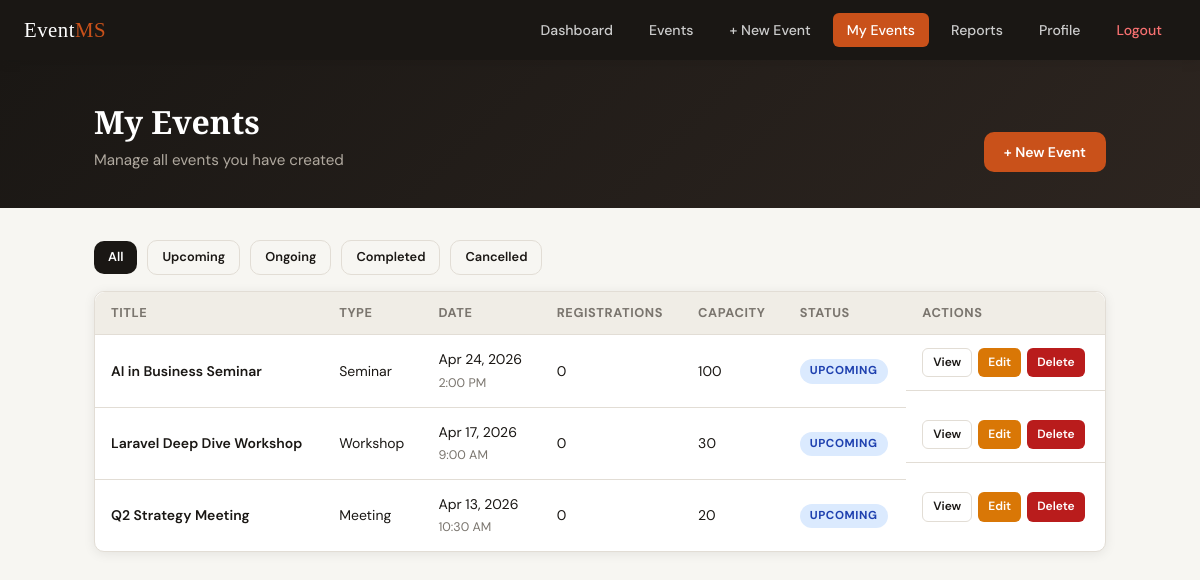
/my_events.php (signed in), run on the app's committed database.
### tables this page shows
CREATE TABLE `events` (
  `id`          INT(11)      NOT NULL AUTO_INCREMENT,
  `organizer_id` INT(11)     NOT NULL,
  `title`       VARCHAR(160) NOT NULL,
  `type`        ENUM('seminar','workshop','meeting','conference','webinar','other') NOT NULL DEFAULT 'seminar',
  `description` TEXT         DEFAULT NULL,
  `location`    VARCHAR(255) DEFAULT NULL,
  `event_date`  DATE         NOT NULL,
  `event_time`  TIME         NOT NULL,
  `capacity`    INT(6)       NOT NULL DEFAULT 50,
  `status`      ENUM('upcoming','ongoing','completed','cancelled') NOT NULL DEFAULT 'upcoming',
  `created_at`  TIMESTAMP    NOT NULL DEFAULT CURRENT_TIMESTAMP,
  PRIMARY KEY (`id`),
  KEY `fk_events_organizer` (`organizer_id`),
  CONSTRAINT `fk_events_organizer` FOREIGN KEY (`organizer_id`) REFERENCES `users` (`id`) ON DELETE CASCADE
);

### my_events.php (the view, shortened to what this page needs)
<?php
require_once 'db.php';
$uid    = current_user_id();
$filter = $_GET['status'] ?? '';
$where  = ['e.organizer_id = ?'];
$params = [$uid];
$stmt = $conn->prepare("
    SELECT e.*,
      (SELECT COUNT(*) FROM registrations r WHERE r.event_id=e.id AND r.status='registered') AS reg_count
    FROM events e
    WHERE " . implode(' AND ', $where) . "
    ORDER BY e.event_date DESC
");
$stmt->execute($params);
$events = $stmt->fetchAll();
?>
<!DOCTYPE html>
<html lang="en">
<head>
<link rel="stylesheet" href="style.css">
</head>
<body>
<nav class="navbar">
  <a href="dashboard.php" class="navbar-brand">Event<span>MS</span></a>
  <div class="navbar-nav">
    <a href="dashboard.php">Dashboard</a>
    <a href="events.php">Events</a>
    <a href="create_event.php">+ New Event</a>
    <a href="my_events.php" class="active">My Events</a>
    <a href="reports.php">Reports</a>
    <a href="profile.php">Profile</a>
    <a href="logout.php" style="color:#f87171;">Logout</a>
  </div>
</nav>
<div class="page-header">
  <div class="container">
    <div>
      <h1>My Events</h1>
      <p>Manage all events you have created</p>
    </div>
    <a href="create_event.php" class="btn btn-primary">+ New Event</a>
  </div>
</div>
<div class="container" style="padding-bottom:48px;">
  <div class="filter-bar mb-16">
    <?php $statuses = ['' => 'All', 'upcoming' => 'Upcoming', 'ongoing' => 'Ongoing', 'completed' => 'Completed', 'cancelled' => 'Cancelled']; ?>
    <?php foreach ($statuses as $val => $label): ?>
      <a href="my_events.php?status=<?= $val ?>"
         class="btn btn-sm <?= $filter === $val ? 'btn-dark' : 'btn-outline' ?>">
        <?= $label ?>
      </a>
    <?php endforeach; ?>
  </div>
  <div class="card">
    <div class="table-wrap">
      <?php if ($events): ?>
      <table>
        <thead>
          <tr>
            <th>Title</th><th>Type</th><th>Date</th><th>Registrations</th><th>Capacity</th><th>Status</th><th>Actions</th>
          </tr>
        </thead>
        <tbody>
        <?php foreach ($events as $ev): ?>
          <tr>
            <td class="fw-600"><?= htmlspecialchars($ev['title']) ?></td>
            <td><?= ucfirst($ev['type']) ?></td>
            <td><?= date('M j, Y', strtotime($ev['event_date'])) ?><br><span class="text-xs text-muted"><?= date('g:i A', strtotime($ev['event_time'])) ?></span></td>
            <td><?= $ev['reg_count'] ?></td>
            <td><?= $ev['capacity'] ?></td>
            <td><span class="badge badge-<?= $ev['status'] ?>"><?= ucfirst($ev['status']) ?></span></td>
            <td class="td-actions">
              <a href="view_event.php?id=<?= $ev['id'] ?>"  class="btn btn-xs btn-outline">View</a>
              <a href="edit_event.php?id=<?= $ev['id'] ?>"  class="btn btn-xs btn-warning">Edit</a>
              <a href="delete_event.php?id=<?= $ev['id'] ?>"
                 class="btn btn-xs btn-danger"
                 onclick="return confirm('Delete this event and all its registrations?')">Delete</a>
            </td>
          </tr>
        <?php endforeach; ?>
        </tbody>
      </table>
      <?php endif; ?>
    </div>
  </div>
</div>
</body>
</html>

### style.css (style rules this page uses)
:root { --bg: #f7f6f2; --surface: #ffffff; --surface-2: #f0ede6; --border: #e2ddd5; --text: #1a1714; --text-muted: #7a756e; --accent: #c9511a; --accent-dark: #a0400e; --accent-soft: #f9ede7; --blue: #1d4ed8; --green: #15803d; --green-soft: #dcfce7; --red: #b91c1c; --red-soft: #fee2e2; --yellow: #d97706; --yellow-soft: #fef3c7; --radius: 10px; --shadow: 0 2px 12px rgba(0,0,0,.08); --shadow-lg: 0 8px 32px rgba(0,0,0,.12); --transition: 0.18s ease; }
*, *::before, *::after { box-sizing: border-box; margin: 0; padding: 0; }
html { font-size: 16px; scroll-behavior: smooth; }
body { font-family: 'DM Sans', sans-serif; background: var(--bg); color: var(--text); min-height: 100vh; line-height: 1.6; }
a { color: var(--accent); text-decoration: none; transition: color var(--transition); }
h1, h2, h3 { font-family: 'Playfair Display', serif; line-height: 1.25; }
.container { max-width: 1060px; margin: 0 auto; padding: 0 24px; }
.navbar { background: var(--text); padding: 0 24px; display: flex; align-items: center; justify-content: space-between; height: 60px; position: sticky; top: 0; z-index: 100; box-shadow: var(--shadow); }
.navbar-brand { font-family: 'Playfair Display', serif; font-size: 1.3rem; color: #fff; letter-spacing: .5px; }
.navbar-brand span { color: var(--accent); }
.navbar-nav { display: flex; align-items: center; gap: 8px; }
.navbar-nav a { color: #ccc; font-size: .88rem; font-weight: 500; padding: 6px 14px; border-radius: 6px; transition: background var(--transition), color var(--transition); }
.navbar-nav a.active { background: var(--accent); color: #fff; }
.page-header { background: linear-gradient(135deg, #1a1714 0%, #2d2520 100%); color: #fff; padding: 42px 24px 36px; margin-bottom: 32px; }
.page-header .container { display: flex; justify-content: space-between; align-items: flex-end; flex-wrap: wrap; gap: 16px; }
.page-header h1 { font-size: 2rem; color: #fff; }
.page-header p { color: #b0a99f; margin-top: 6px; font-size: .95rem; }
.card { background: var(--surface); border: 1px solid var(--border); border-radius: var(--radius); box-shadow: var(--shadow); overflow: hidden; }
.btn { display: inline-flex; align-items: center; gap: 6px; font-family: 'DM Sans', sans-serif; font-size: .875rem; font-weight: 600; padding: 9px 20px; border-radius: var(--radius); border: none; cursor: pointer; transition: all var(--transition); white-space: nowrap; }
.btn-primary { background: var(--accent); color: #fff; }
.btn-dark { background: var(--text); color: #fff; }
.btn-outline { background: transparent; color: var(--text); border: 1.5px solid var(--border); }
.btn-danger { background: var(--red); color: #fff; }
.btn-warning { background: var(--yellow); color: #fff; }
.btn-sm { font-size: .8rem; padding: 6px 14px; }
.btn-xs { font-size: .75rem; padding: 4px 10px; border-radius: 6px; }
.table-wrap { overflow-x: auto; border-radius: var(--radius); }
table { width: 100%; border-collapse: collapse; }
th { background: var(--surface-2); font-size: .8rem; font-weight: 700; text-transform: uppercase; letter-spacing: .6px; color: var(--text-muted); padding: 11px 16px; text-align: left; border-bottom: 1px solid var(--border); }
td { padding: 13px 16px; font-size: .875rem; border-bottom: 1px solid var(--border); vertical-align: middle; }
tr:last-child td { border-bottom: none; }
.td-actions { display: flex; gap: 6px; flex-wrap: wrap; }
.badge { display: inline-block; font-size: .72rem; font-weight: 700; text-transform: uppercase; letter-spacing: .6px; padding: 3px 10px; border-radius: 20px; }
.badge-upcoming { background: #dbeafe; color: #1e40af; }
.filter-bar { display: flex; gap: 10px; flex-wrap: wrap; align-items: center; margin-bottom: 20px; }
.mb-16 { margin-bottom: 16px; }
.text-muted { color: var(--text-muted); }
.text-xs { font-size: .78rem; }
.fw-600 { font-weight: 600; }

### data on the page
events: title "AI in Business Seminar", type "Seminar", event_date "Apr 24, 2026", event_time "2:00 PM", reg_count "0", capacity "100", status "UPCOMING"
events: title "Laravel Deep Dive Workshop", type "Workshop", event_date "Apr 17, 2026", event_time "9:00 AM", reg_count "0", capacity "30", status "UPCOMING"
events: title "Q2 Strategy Meeting", type "Meeting", event_date "Apr 13, 2026", event_time "10:30 AM", reg_count "0", capacity "20", status "UPCOMING"

### other printed values
$label "All"
$label "Upcoming"
$label "Ongoing"
$label "Completed"
$label "Cancelled"
